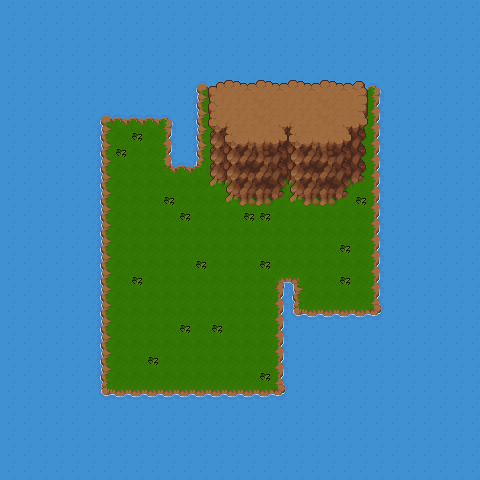

Below is a game level as drawn by its tile map, then a one-line description and the .tmx file that defines it, in full:
An orthogonal 30x30 tile map with 16x16 px tiles, 2 tile layers (Base, Props), 4 tilesets.

<map version="1.10" tiledversion="1.11.2" orientation="orthogonal" renderorder="right-down" width="30" height="30" tilewidth="16" tileheight="16" infinite="0" nextlayerid="3" nextobjectid="1">
 <tileset firstgid="1" source="Water_tiles.tsx" />
 <tileset firstgid="626" source="Wall_tiles.tsx" />
 <tileset firstgid="1251" source="Vegetation.tsx" />
 <tileset firstgid="1926" source="Rocks.tsx" />
 <layer id="1" name="Base" width="30" height="30">
  <data encoding="csv">
1,1,1,1,1,1,1,1,1,1,1,1,1,1,1,1,1,1,1,1,1,1,1,1,1,1,1,1,1,1,
1,1,1,1,1,1,1,1,1,1,1,1,1,1,1,1,1,1,1,1,1,1,1,1,1,1,1,1,1,1,
1,1,1,1,1,1,1,1,1,1,1,1,1,1,1,1,1,1,1,1,1,1,1,1,1,1,1,1,1,1,
1,1,1,1,1,1,1,1,1,1,1,1,1,1,1,1,1,1,1,1,1,1,1,1,1,1,1,1,1,1,
1,1,1,1,1,1,1,1,1,1,1,1,1,1,1,1,1,1,1,1,1,1,1,1,1,1,1,1,1,1,
1,1,1,1,1,1,1,1,1,1,1,1,1,1,1,1,1,1,1,1,1,1,1,1,1,1,1,1,1,1,
1,1,1,1,1,1,1,1,1,1,1,1,1,53,53,53,53,53,53,53,53,53,53,1,1,1,1,1,1,1,
1,1,1,1,1,1,1,1,1,1,1,1,1,53,53,53,53,53,53,53,53,53,53,1,1,1,1,1,1,1,
1,1,1,1,1,1,1,53,53,53,1,1,1,53,53,53,53,53,53,53,53,53,53,1,1,1,1,1,1,1,
1,1,1,1,1,1,1,53,53,53,1,1,1,53,53,53,53,53,53,53,53,53,53,1,1,1,1,1,1,1,
1,1,1,1,1,1,1,53,53,53,1,1,1,53,53,53,53,53,53,53,53,53,53,1,1,1,1,1,1,1,
1,1,1,1,1,1,1,53,53,53,53,53,53,53,53,53,53,53,53,53,53,53,53,1,1,1,1,1,1,1,
1,1,1,1,1,1,1,53,53,53,53,53,53,53,53,53,53,53,53,53,53,53,53,1,1,1,1,1,1,1,
1,1,1,1,1,1,1,53,53,53,53,53,53,53,53,53,53,53,53,53,53,53,53,1,1,1,1,1,1,1,
1,1,1,1,1,1,1,53,53,53,53,53,53,53,53,53,53,53,53,53,53,53,53,1,1,1,1,1,1,1,
1,1,1,1,1,1,1,53,53,53,53,53,53,53,53,53,53,53,53,53,53,53,53,1,1,1,1,1,1,1,
1,1,1,1,1,1,1,53,53,53,53,53,53,53,53,53,53,53,53,53,53,53,53,1,1,1,1,1,1,1,
1,1,1,1,1,1,1,53,53,53,53,53,53,53,53,53,53,1,1,53,53,53,53,1,1,1,1,1,1,1,
1,1,1,1,1,1,1,53,53,53,53,53,53,53,53,53,53,1,1,53,53,53,53,1,1,1,1,1,1,1,
1,1,1,1,1,1,1,53,53,53,53,53,53,53,53,53,53,1,1,1,1,1,1,1,1,1,1,1,1,1,
1,1,1,1,1,1,1,53,53,53,53,53,53,53,53,53,53,1,1,1,1,1,1,1,1,1,1,1,1,1,
1,1,1,1,1,1,1,53,53,53,53,53,53,53,53,53,53,1,1,1,1,1,1,1,1,1,1,1,1,1,
1,1,1,1,1,1,1,53,53,53,53,53,53,53,53,53,53,1,1,1,1,1,1,1,1,1,1,1,1,1,
1,1,1,1,1,1,1,53,53,53,53,53,53,53,53,53,53,1,1,1,1,1,1,1,1,1,1,1,1,1,
1,1,1,1,1,1,1,1,1,1,1,1,1,1,1,1,1,1,1,1,1,1,1,1,1,1,1,1,1,1,
1,1,1,1,1,1,1,1,1,1,1,1,1,1,1,1,1,1,1,1,1,1,1,1,1,1,1,1,1,1,
1,1,1,1,1,1,1,1,1,1,1,1,1,1,1,1,1,1,1,1,1,1,1,1,1,1,1,1,1,1,
1,1,1,1,1,1,1,1,1,1,1,1,1,1,1,1,1,1,1,1,1,1,1,1,1,1,1,1,1,1,
1,1,1,1,1,1,1,1,1,1,1,1,1,1,1,1,1,1,1,1,1,1,1,1,1,1,1,1,1,1,
1,1,1,1,1,1,1,1,1,1,1,1,1,1,1,1,1,1,1,1,1,1,1,1,1,1,1,1,1,1
</data>
 </layer>
 <layer id="2" name="Props" width="30" height="30">
  <data encoding="csv">
0,0,0,0,0,0,0,0,0,0,0,0,0,0,0,0,0,0,0,0,0,0,0,0,0,0,0,0,0,0,
0,0,0,0,0,0,0,0,0,0,0,0,0,0,0,0,0,0,0,0,0,0,0,0,0,0,0,0,0,0,
0,0,0,0,0,0,0,0,0,0,0,0,0,0,0,0,0,0,0,0,0,0,0,0,0,0,0,0,0,0,
0,0,0,0,0,0,0,0,0,0,0,0,0,0,0,0,0,0,0,0,0,0,0,0,0,0,0,0,0,0,
0,0,0,0,0,0,0,0,0,0,0,0,0,0,0,0,0,0,0,0,0,0,0,0,0,0,0,0,0,0,
0,0,0,0,0,0,0,0,0,0,0,0,2,627,628,629,628,629,628,629,628,629,630,4,0,0,0,0,0,0,
0,0,0,0,0,0,0,0,0,0,0,0,51,701,702,703,704,705,702,703,704,705,706,55,0,0,0,0,0,0,
0,0,0,0,0,0,2,3,3,3,4,0,51,726,727,728,729,730,727,728,729,730,731,55,0,0,0,0,0,0,
0,0,0,0,0,0,51,0,1478,0,55,0,51,751,752,753,754,755,752,753,754,755,756,55,0,0,0,0,0,0,
0,0,0,0,0,0,51,1478,0,0,55,0,51,776,777,778,779,780,777,778,779,780,781,55,0,0,0,0,0,0,
0,0,0,0,0,0,51,0,0,0,29,3,27,801,802,803,804,805,802,803,804,805,806,55,0,0,0,0,0,0,
0,0,0,0,0,0,51,0,0,0,0,0,0,826,827,828,829,830,827,828,829,830,831,55,0,0,0,0,0,0,
0,0,0,0,0,0,51,0,0,0,1478,0,0,851,852,853,854,855,852,853,854,855,1478,55,0,0,0,0,0,0,
0,0,0,0,0,0,51,0,0,0,0,1478,0,0,0,1478,1478,0,0,0,0,0,0,55,0,0,0,0,0,0,
0,0,0,0,0,0,51,0,0,0,0,0,0,0,0,0,0,0,0,0,0,0,0,55,0,0,0,0,0,0,
0,0,0,0,0,0,51,0,0,0,0,0,0,0,0,0,0,0,0,0,0,1478,0,55,0,0,0,0,0,0,
0,0,0,0,0,0,51,0,0,0,0,0,1478,0,0,0,1478,0,0,0,0,0,0,55,0,0,0,0,0,0,
0,0,0,0,0,0,51,0,1478,0,0,0,0,0,0,0,0,79,77,0,0,1478,0,55,0,0,0,0,0,0,
0,0,0,0,0,0,51,0,0,0,0,0,0,0,0,0,0,55,51,0,0,0,0,55,0,0,0,0,0,0,
0,0,0,0,0,0,51,0,0,0,0,0,0,0,0,0,0,55,76,103,103,103,103,104,0,0,0,0,0,0,
0,0,0,0,0,0,51,0,0,0,0,1478,0,1478,0,0,0,55,0,0,0,0,0,0,0,0,0,0,0,0,
0,0,0,0,0,0,51,0,0,0,0,0,0,0,0,0,0,55,0,0,0,0,0,0,0,0,0,0,0,0,
0,0,0,0,0,0,51,0,0,1478,0,0,0,0,0,0,0,55,0,0,0,0,0,0,0,0,0,0,0,0,
0,0,0,0,0,0,51,0,0,0,0,0,0,0,0,0,1478,55,0,0,0,0,0,0,0,0,0,0,0,0,
0,0,0,0,0,0,76,103,103,103,103,103,103,103,103,103,103,104,0,0,0,0,0,0,0,0,0,0,0,0,
0,0,0,0,0,0,0,0,0,0,0,0,0,0,0,0,0,0,0,0,0,0,0,0,0,0,0,0,0,0,
0,0,0,0,0,0,0,0,0,0,0,0,0,0,0,0,0,0,0,0,0,0,0,0,0,0,0,0,0,0,
0,0,0,0,0,0,0,0,0,0,0,0,0,0,0,0,0,0,0,0,0,0,0,0,0,0,0,0,0,0,
0,0,0,0,0,0,0,0,0,0,0,0,0,0,0,0,0,0,0,0,0,0,0,0,0,0,0,0,0,0,
0,0,0,0,0,0,0,0,0,0,0,0,0,0,0,0,0,0,0,0,0,0,0,0,0,0,0,0,0,0
</data>
 </layer>
</map>
